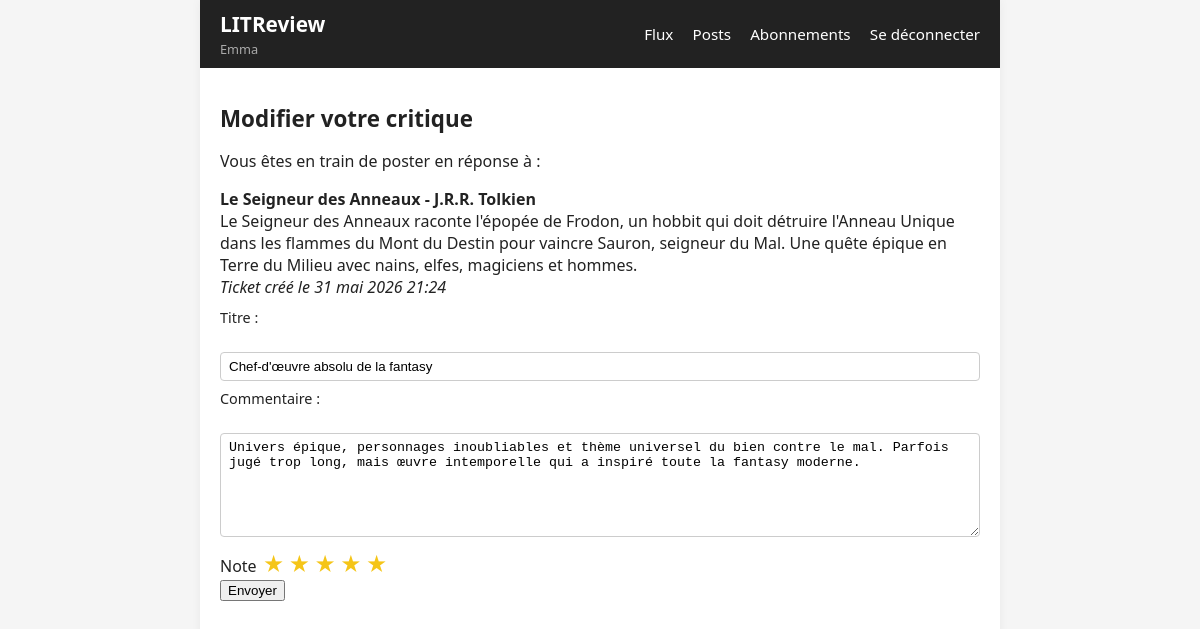
The page /reviews/17/edit/ (signed in) on the database its author committed.
### authentication/models.py (models this page shows)
class User(AbstractUser):
    CREATOR = 'CREATOR'
    SUBSCRIBER = 'SUBSCRIBER'
    ROLE_CHOICES = (
        (CREATOR, 'Créateur'),
        (SUBSCRIBER, 'Abonné'),
    )
    profile_photo = models.ImageField(
        verbose_name='Photo de profil',
        blank=True,
        null=True,
    )
    role = models.CharField(
        max_length=30,
        choices=ROLE_CHOICES,
        verbose_name='Rôle',
        default=SUBSCRIBER,
    )

### blog/models.py (models this page shows, shortened)
class Ticket(models.Model):
    title = models.CharField(max_length=128)
    description = models.TextField(blank=True)
    image = models.ImageField(null=True, blank=True)
    user = models.ForeignKey(
        settings.AUTH_USER_MODEL,
        on_delete=models.CASCADE,
        related_name='tickets',
    )
    time_created = models.DateTimeField(auto_now_add=True)

class Review(models.Model):
    ticket = models.ForeignKey(
        Ticket,
        on_delete=models.CASCADE,
        related_name='reviews',
    )
    rating = models.PositiveSmallIntegerField(
        validators=[MinValueValidator(0), MaxValueValidator(5)],
    )
    headline = models.CharField(max_length=128)
    body = models.CharField(max_length=8192, blank=True)
    user = models.ForeignKey(
        settings.AUTH_USER_MODEL,
        on_delete=models.CASCADE,
        related_name='reviews',
    )
    time_created = models.DateTimeField(auto_now_add=True)

### blog/views.py (the view)
# urls.py: path('reviews/<int:review_id>/edit/', blog.views.review_update, name='review_update'),
@login_required
def review_update(request, review_id):
    review = get_object_or_404(Review, id=review_id, user=request.user)
    ticket = review.ticket  # ticket lié à la critique
    if request.method == "POST":
        review_form = ReviewForm(request.POST, instance=review)
        if review_form.is_valid():
            review_form.save()
            return redirect('posts_list')
    else:
        review_form = ReviewForm(instance=review)
    context = {
        "ticket": ticket,
        "review_form": review_form,
        "review": review,
    }
    return render(request, "blog/review_update.html", context)

### blog/forms.py
class ReviewForm(forms.ModelForm):
    class Meta:
        model = Review
        fields = ["headline", "body", "rating"]
        labels = {
            "headline": "Titre",
            "rating": "Note",
            "body": "Commentaire",
        }
        widgets = {
            "body": forms.Textarea(attrs={"rows": 6, "cols": 60}),
        }

### blog/templates/blog/review_update.html (shortened to what this page needs)
{% extends 'base.html' %}
{% block content %}
<h1>Modifier votre critique</h1>
<p>Vous êtes en train de poster en réponse à :</p>
<div>
    <strong>{{ ticket.title }}</strong><br>
    {{ ticket.description }}<br>
    <em>Ticket créé le {{ ticket.time_created }}</em>
</div>
<form method="post">
    {% include "blog/_review_form_fields.html" %}
    <button type="submit">Envoyer</button>
</form>
{% endblock content %}

### templates/base.html (shortened to what this page needs)
{% load static %}
<!DOCTYPE html>
<html lang="fr">
<head>
    <link rel="stylesheet" href="{% static 'style.css' %}">
</head>
<body>
    <div class="site-wrapper">
        <header class="site-header">
            <div class="site-header-left">
                <h1 class="site-title">LITReview</h1>
                {% if request.user.is_authenticated %}
                    <span class="nav-user">{{ request.user.username }}</span>
                {% endif %}
            </div>
            {% if request.user.is_authenticated %}
                <nav class="main-nav">
                    <a href="{% url 'feed' %}">Flux</a>
                    <a href="{% url 'posts_list' %}">Posts</a>
                    <a href="{% url 'subscriptions' %}">Abonnements</a>
                    <a href="{% url 'logout' %}">Se déconnecter</a>
                </nav>
            {% endif %}
        </header>
        <main class="page-content">
            {% block content %}{% endblock content %}
        </main>
    </div>
</body>
</html>

### blog/templates/blog/_review_form_fields.html (shortened to what this page needs)
<div>
    {{ review_form.headline.label_tag }}<br>
    {{ review_form.headline }}
</div>
<div>
    {{ review_form.body.label_tag }}<br>
    {{ review_form.body }}
</div>
<div class="rating-input">
    <span id="rating-label">Note</span>
    <div class="stars-input" role="group" aria-labelledby="rating-label">
        {% for value in "54321" %}
            <label for="star{{ value }}">★</label>
        {% endfor %}
    </div>
</div>

### litrevu/static/style.css (style rules this page uses)
body { font-family: system-ui, -apple-system, BlinkMacSystemFont, "Segoe UI", sans-serif; margin: 0; background-color: #f5f5f5; color: #222; }
.site-wrapper { max-width: 800px; margin: 0 auto; background-color: #fff; min-height: 100vh; box-shadow: 0 0 10px rgba(0,0,0,0.05); }
.site-header { background-color: #222; color: #fff; padding: 10px 20px; display: flex; align-items: center; justify-content: space-between; }
.site-title { margin: 0; font-size: 1.3rem; }
.site-header-left { display: flex; flex-direction: column; gap: 2px; }
.nav-user { color: #aaa; font-size: 0.8rem; }
.main-nav a { color: #fff; margin-left: 15px; text-decoration: none; font-size: 0.95rem; }
.page-content { padding: 20px 20px 40px; }
.page-content h1 { font-size: 1.4rem; margin-bottom: 15px; }
form { margin: 10px 0; }
label { display: block; margin-top: 8px; font-size: 0.9rem; }
input[type="text"], input[type="password"], input[type="file"], textarea, select { width: 100%; box-sizing: border-box; padding: 6px 8px; margin-top: 3px; border: 1px solid #ccc; border-radius: 4px; }
.stars-input { direction: rtl; unicode-bidi: bidi-override; display: inline-flex; }
.stars-input label { font-size: 1.3rem; color: #ccc; cursor: pointer; padding: 0 2px; }
.stars-input input[type="radio"]:checked ~ label { color: #f5c518; }

### rows shown on the page
User: user.username "Emma"
Ticket: title "Le Seigneur des Anneaux - J.R.R. Tolkien", description "Le Seigneur des Anneaux raconte l'épopée de Frodon, un hobbit qui doit détruire l'Anneau Unique dans les flammes du Mont du Destin pour vaincre Sauron, seigneur du Mal. Une quête épique en Terre du Milieu avec nains, elfes, magiciens et hommes.", time_created "31 mai 2026 21:24"
Review: headline "Chef-d'œuvre absolu de la fantasy", body "Univers épique, personnages inoubliables et thème universel du bien contre le mal. Parfois jugé trop long, mais œuvre intemporelle qui a inspiré toute la fantasy moderne."

### other values the page prints
{{ review_form.headline.label_tag }} "Titre :"
{{ review_form.body.label_tag }} "Commentaire :"
